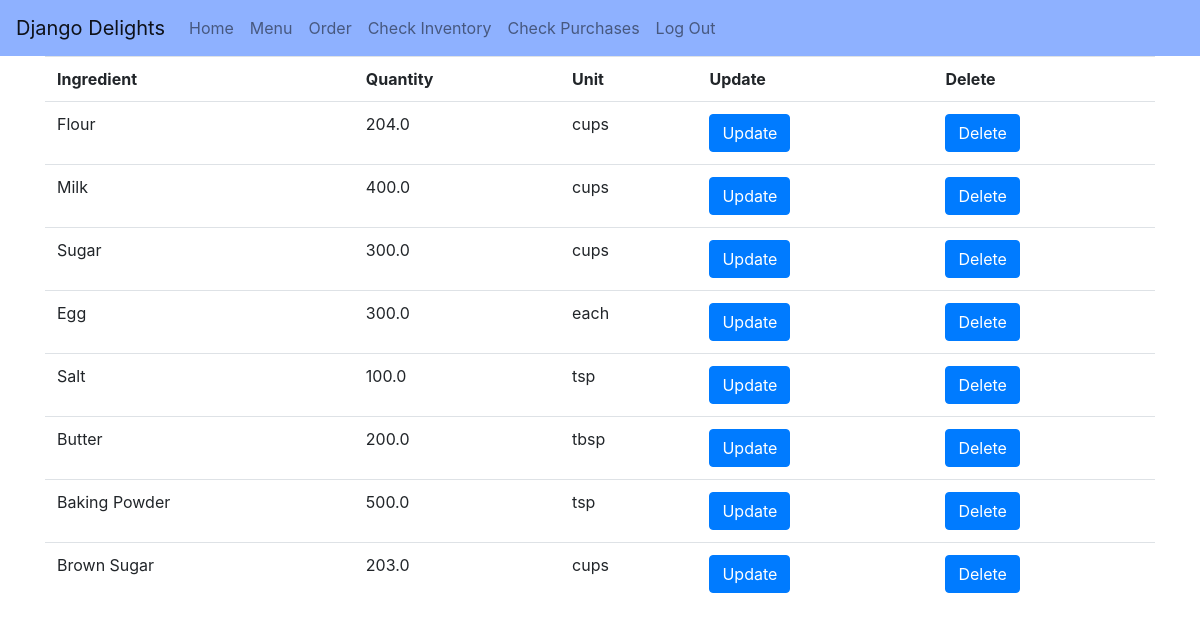
/ingredients/ (signed in), run on the app's committed database.
### inventory/models.py (models this page shows, shortened)
class Ingredient(models.Model):
    POUNDS = 'lbs'
    CUPS = 'cups'
    TABLESPOONS = 'tbsp'
    TEASPOONS = 'tsp'
    EACH = 'each'
    UNIT_CHOICES = [
        (POUNDS, 'Pounds'),
        (CUPS, 'Cups'),
        (TABLESPOONS, 'Tablespoons'),
        (TEASPOONS, 'Teaspoons'),
        (EACH, 'Each')
    ]
    name = models.CharField(max_length=100)
    quantity = models.FloatField()
    unit = models.CharField(max_length=4, choices=UNIT_CHOICES)
    price_per_unit = models.DecimalField(max_digits=10, decimal_places=2)
    def __str__(self) -> str:
        return self.name

### inventory/views.py (the view)
# urls.py: path('ingredients/', views.IngredientList.as_view(), name='ingredients'),
class IngredientList(LoginRequiredMixin, ListView):
    model = Ingredient
    context_object_name = 'ingredient_list'
    template_name = 'inventory/ingredient_list.html'

### inventory/templates/inventory/ingredient_list.html
{% extends './base.html' %}
{% block content %}
<div class="container">
    <div class="row">
        <div class="col">
            <table class="table">
                <tr>
                    <th>Ingredient</th>
                    <th>Quantity</th>
                    <th>Unit</th>
                    <th>Update</th>
                    <th>Delete</th>
                </tr>
                {% for ingredient in ingredient_list %}
                <tr>
                    <td>{{ ingredient }}</td>
                    <td>{{ ingredient.quantity }}</td>
                    <td>{{ ingredient.unit }}</td>
                    <td><a class="btn btn-primary" href="./update/{{ ingredient.pk }}" role="button">Update</a></td>
                    <td><a class="btn btn-primary" href="./delete/{{ ingredient.pk }}" role="button">Delete</a></td>
                </tr>
                {% endfor %}
            </table>
        </div>
    </div>
</div>
{% endblock %}

### inventory/templates/inventory/base.html (shortened to what this page needs)
<!DOCTYPE html lang=en>
<html>
    <head>
        <link rel="stylesheet" href="https://stackpath.bootstrapcdn.com/bootstrap/4.1.3/css/bootstrap.min.css">
    </head>
    <body>
        {% load static %}
        <nav class="navbar navbar-expand-md navbar-light" style="background-color: rgb(142, 177, 255);">
            <a class="navbar-brand fw-bold" href="/#">Django Delights</a>
            <div class="collapse navbar-collapse" id="navbarSupportedContent">
              <ul class="navbar-nav mr-auto">
                <li class="nav-item">
                  <a class="nav-link" href="/">Home</a>
                </li>
                <li class="nav-item">
                  <a class="nav-link" href="{% url 'menu' %}">Menu</a>
                </li>
                <li class="nav-item">
                    <a class="nav-link" href="#">Order</a>
                </li>
                {% if user.is_authenticated %}
                  <li class="nav-item">
                    <a class="nav-link" href="{% url 'ingredients' %}">Check Inventory</a>
                  </li>
                  <li class="nav-item">
                    <a class="nav-link" href="{% url 'purchases' %}">Check Purchases</a>
                  </li>
                  <li class="nav-item">
                    <a class="nav-link" href="{% url 'logout' %}">Log Out</a>
                  </li>
                {% endif %}
              </ul>
            </div>
          </nav>
        {% block content %}
        {% endblock %}
    </body>
</html>

### data on the page
Ingredient: name "Flour", quantity "204.0", unit "cups"
Ingredient: name "Milk", quantity "400.0", unit "cups"
Ingredient: name "Sugar", quantity "300.0", unit "cups"
Ingredient: name "Egg", quantity "300.0", unit "each"
Ingredient: name "Salt", quantity "100.0", unit "tsp"
Ingredient: name "Butter", quantity "200.0", unit "tbsp"
Ingredient: name "Baking Powder", quantity "500.0", unit "tsp"
Ingredient: name "Brown Sugar", quantity "203.0", unit "cups"
